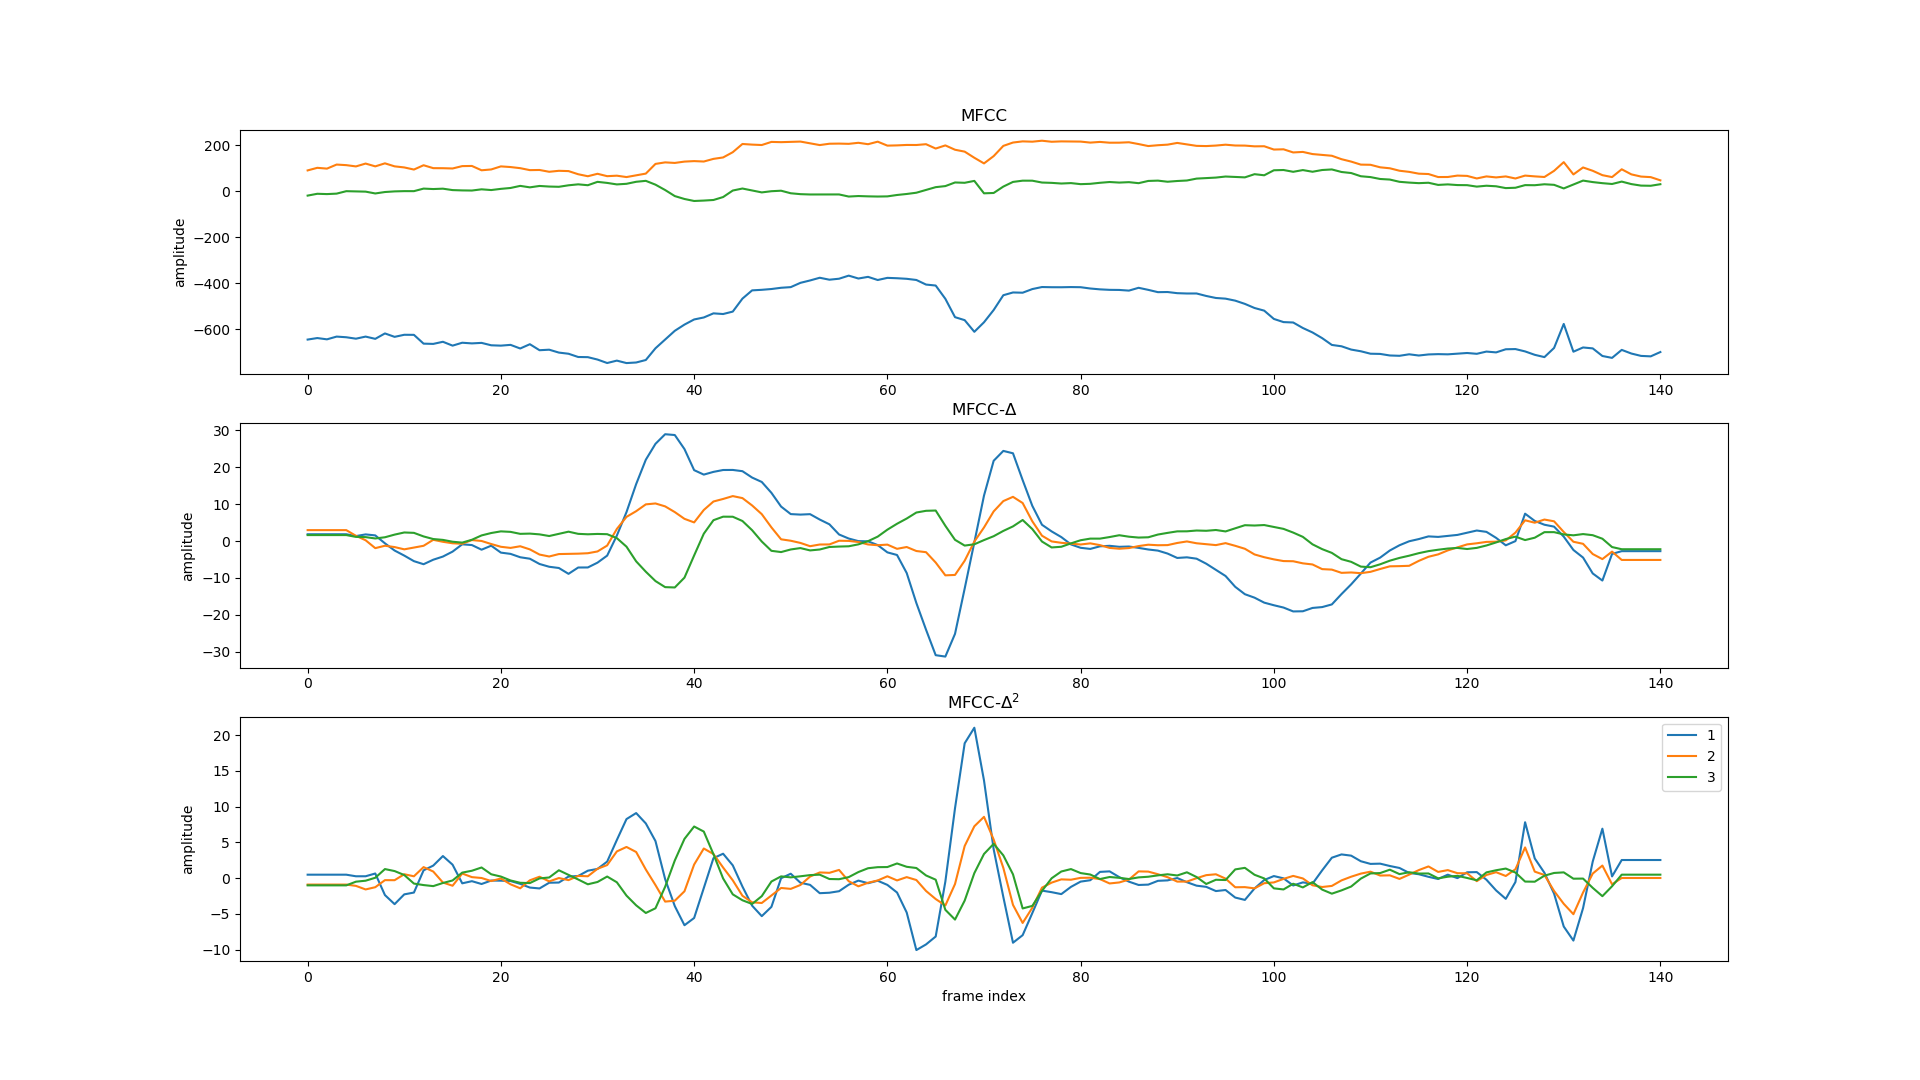

Reproduce this figure in Python.
import numpy as np
import scipy.io.wavfile as wav
import matplotlib.pyplot as plt
import librosa as lb
label = ['1', '2', '3']

if __name__ == '__main__':
    rate, signal = wav.read('hello.wav')
    size = np.size(signal)
    time = np.linspace(0, size, size) / rate
    n_mfcc = 13
    n_fft = rate * 0.025
    hop_length = rate * 0.01

    signal = signal / 2**15
    mfcc = lb.feature.mfcc(signal, rate, n_mfcc=n_mfcc, n_fft=int(n_fft), hop_length=int(hop_length))
    mfcc_delta = lb.feature.delta(mfcc)
    mfcc_delta2 = lb.feature.delta(mfcc, order=2)
    frameCount = np.arange(np.size(mfcc[0]))

    fig, axs = plt.subplots(nrows=3, ncols=1, figsize=(19.2, 10.8))
    axs[0].plot(frameCount, mfcc[0:3, :].T)
    axs[0].set(ylabel='amplitude', title='MFCC')
    axs[1].plot(frameCount, mfcc_delta[0:3, :].T)
    axs[1].set(ylabel='amplitude', title=r'MFCC-$\Delta$')
    lines = axs[2].plot(frameCount, mfcc_delta2[0:3, :].T)
    axs[2].set(xlabel='frame index', ylabel='amplitude', title=r'MFCC-$\Delta^2$')
    plt.legend(lines[0:3], ['1', '2', '3'])
    plt.savefig('HW10.png')
    plt.show()


